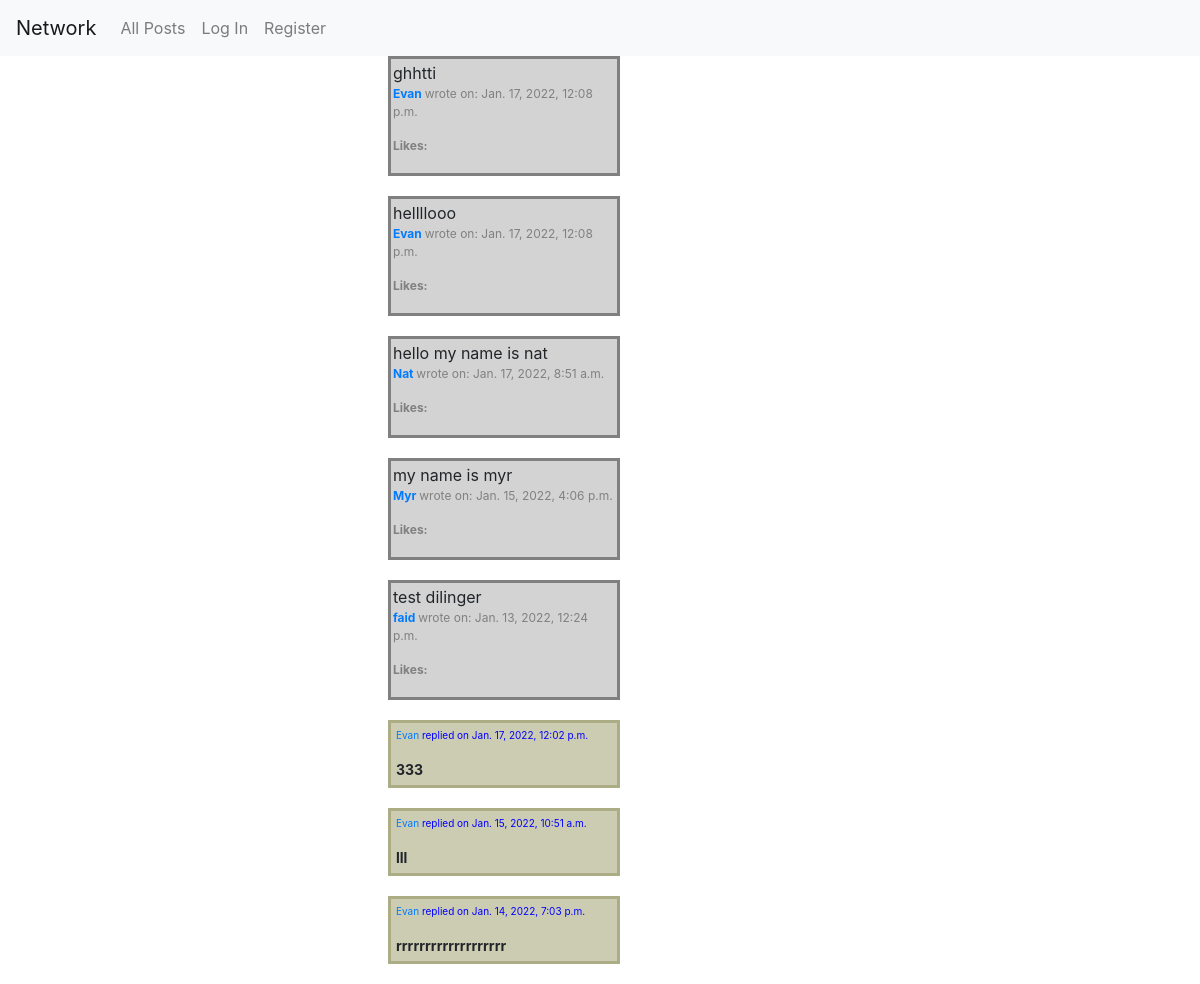
Before: / with the older database file.
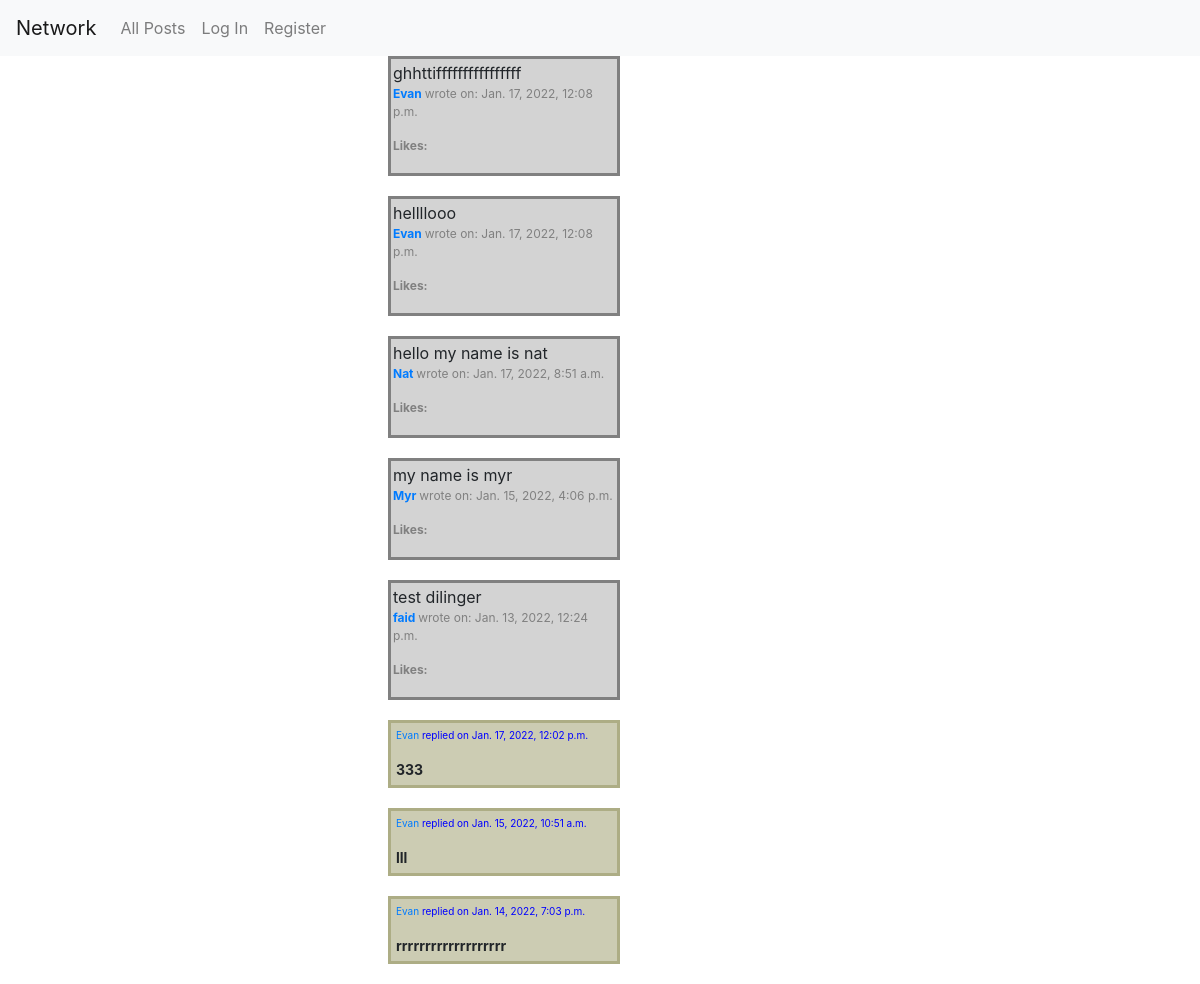
After: the same page with the newer database file.
### network/models.py (models this page shows, shortened)
class Mypost(models.Model):
    description=models.CharField(max_length=300)
    created_date=models.DateTimeField(default=now, editable=False)
    owner=models.ForeignKey(User, on_delete=models.CASCADE, null="TRUE", blank="TRUE")
    likes = models.ManyToManyField(User, blank="TRUE", related_name="likers")
    objects = MypostManager()

class User(AbstractUser):
    email=models.EmailField(max_length=254)
    date_joined = models.DateTimeField(default=timezone.now)
    following = models.ManyToManyField("User", blank="TRUE", related_name="followers")
    def __str__(self):
        return f"{self.username}"

### network/views.py (the view, shortened to what this page needs)
# urls.py: path("", views.index, name="index"),
def index(request):
    all_posts=Mypost.objects.order_by('-created_date')
    created_date = timezone.now()
    owner = request.user
    replies = Reply.objects.order_by('-created_date')
    if request.method == "POST" and "load_post" in request.POST:
        post_to_load_id = request.POST.get("post_to_load_id")
        post_to_load = Mypost.objects.get(pk=post_to_load_id)
        return render(request, "network/post.html", {"post_to_load": post_to_load, "like_list":like_list})
    else:
        return render(request, "network/index.html",
                      {"all_posts": all_posts, "replies": replies})

### network/models.py (called while the page is built)
    def __str__(self):
        return f"{self.reply_txt}"

### network/templates/network/index.html (shortened to what this page needs)
{% extends "network/layout.html" %}
{% load static %}
{% block body %}
{% for post in all_posts %}
<ul>
<div class="post">{{post.description}}
    <p style= "color:grey; font-size:12px;"> <strong><a href="{% url 'profile' post.owner_id %}" > {{post.owner}} </strong></a> wrote on: {{post.created_date}} </p>
    <p style= "color:grey; font-size:12px;"> <strong>Likes:{{post.no_of_likes}}</strong>
</div>
</ul>
{% for rep in post.replies.all %}
 <ul>
        <div class="replies" ><p style= "color:blue; font-size:10px;"><a href="{% url "profile" rep.owner_id %}">{{rep.owner}}</a>
            replied on {{rep.created_date}}</p> <strong>{{rep}} </strong> </div>
</ul>
{% endfor %}
    </div>
{% endfor %}
{% endblock %}

Changed rows visible on the page:
changed Mypost: description "ghhtti" → "ghhttiffffffffffffffff"
